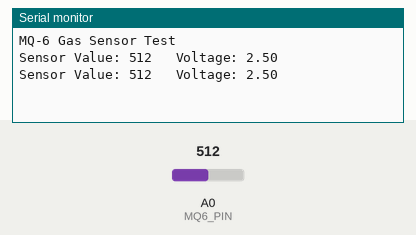
Recording of a sketch running on a simulated Arduino Uno, built with avr-gcc and run on an emulated ATmega328P. On the bench: the last lines printed to the serial monitor. Inputs (shaded band) come from the test bench; at power-on: A0 (MQ6_PIN) = 512.

Above: at 1.8 s.
1.9 s: A0 (MQ6_PIN) set to 716
At 2.5 s:
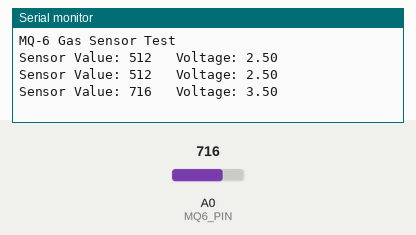
3.4 s: A0 (MQ6_PIN) set to 900
At 4.8 s:
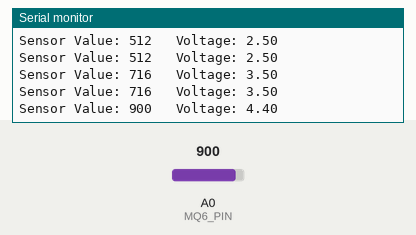
Timing chart, 0 to 6.4 s (numbered marks = the images above; inputs shaded):
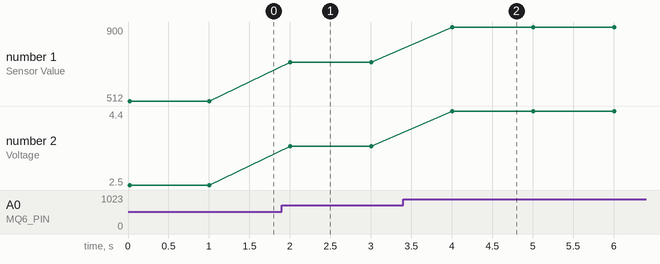

Measured:
- after the input at 1.9 s, the serial monitor: prints a new line after 0.10 s (image 1)
- after the input at 3.4 s, the serial monitor: prints a new line after 0.60 s (image 2)
- plotted number 1: 512 → 716 after the input at 1.9 s, 716 → 900 after the input at 3.4 s
- plotted number 2: 2.5 → 3.5 after the input at 1.9 s, 3.5 → 4.4 after the input at 3.4 s

The sketch:

Mq-6.ino
```cpp
// Definisikan pin analog yang terhubung ke AOUT dari MQ-6
#define MQ6_PIN A0

void setup() {
  // Memulai komunikasi serial
  Serial.begin(9600);
  Serial.println("MQ-6 Gas Sensor Test");
}

void loop() {
  // Membaca nilai analog dari MQ-6
  int sensorValue = analogRead(MQ6_PIN);

  // Konversi nilai analog ke tegangan (jika diperlukan)
  float voltage = sensorValue * (5.0 / 1023.0);

  // Cetak hasil pembacaan ke Serial Monitor
  Serial.print("Sensor Value: ");
  Serial.print(sensorValue);
  Serial.print("\t Voltage: ");
  Serial.println(voltage);

  // Tunggu beberapa saat sebelum membaca nilai berikutnya
  delay(1000);
}
```
